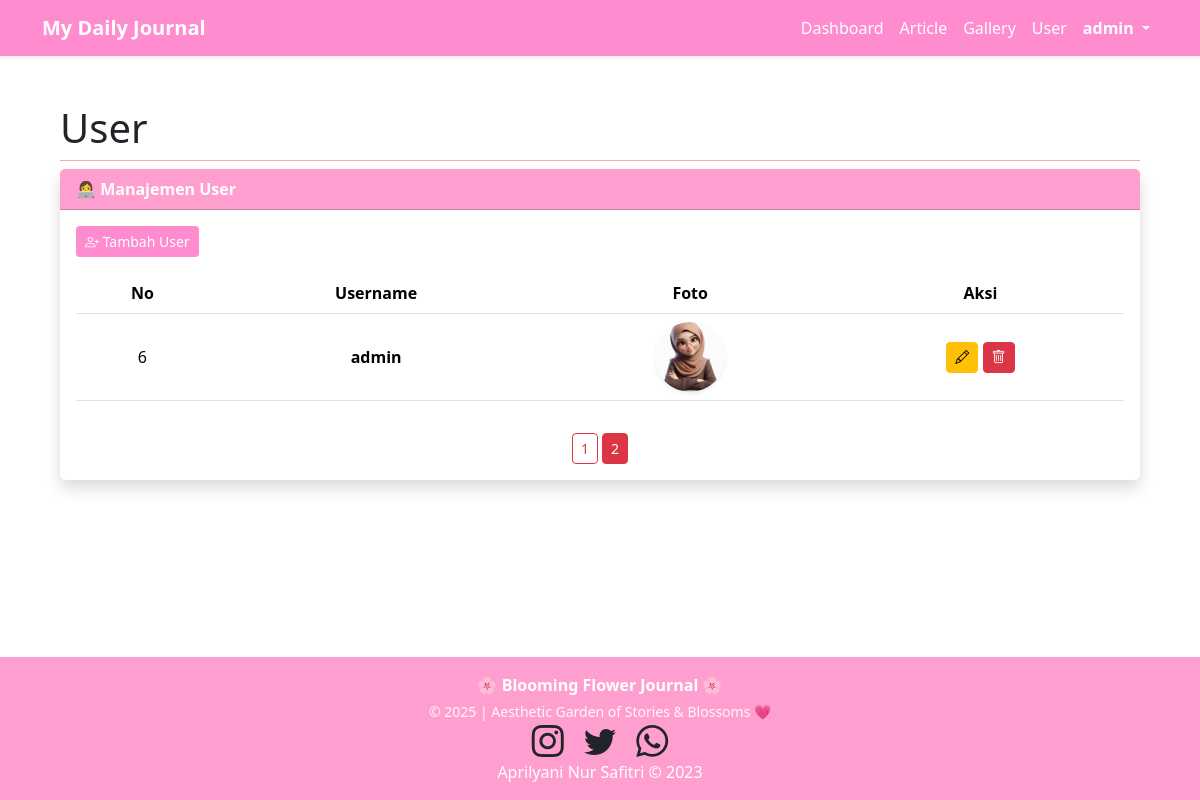
Screenshot of /admin.php?page=user&hal=2 (signed in) with the database file from the repository.
### tables this page shows
CREATE TABLE `user` (
  `id` int(11) NOT NULL,
  `username` varchar(50) NOT NULL,
  `password` text NOT NULL,
  `foto` text NOT NULL
);

### user.php (the view)
<?php
include "koneksi.php";
$limit = 5;
$hal = $_GET['hal'] ?? 1;
$start = ($hal-1)*$limit;
$data = mysqli_query($conn,"SELECT * FROM user ORDER BY id DESC LIMIT $start,$limit");
$total = mysqli_num_rows(mysqli_query($conn,"SELECT * FROM user"));
$pages = ceil($total/$limit);
?>
<div class="card shadow border-0">
<div class="card-header text-white fw-semibold" style="background:#ff9fcf;">
👩‍💻 Manajemen User
</div>
<div class="card-body">
<a href="admin.php?page=user_add" class="btn btn-sm mb-3 text-white" style="background:#ff8ccf;">
<i class="bi bi-person-plus"></i> Tambah User
</a>
<div class="table-responsive">
<table class="table table-hover align-middle text-center">
<thead style="background:#ffe0ef;">
<tr>
<th>No</th>
<th>Username</th>
<th>Foto</th>
<th>Aksi</th>
</tr>
</thead>
<tbody>
<?php $no=1+$start; while($d=mysqli_fetch_array($data)){ ?>
<tr>
<td><?= $no++ ?></td>
<td class="fw-semibold"><?= $d['username'] ?></td>
<td>
<img src="img/<?= $d['foto'] ?>" width="70" class="rounded-circle shadow-sm">
</td>
<td>
<a href="admin.php?page=user_edit&id=<?= $d['id'] ?>" class="btn btn-warning btn-sm">
<i class="bi bi-pencil"></i>
</a>
<a href="admin.php?page=user_delete&id=<?= $d['id'] ?>" class="btn btn-danger btn-sm"
onclick="return confirm('Hapus user ini?')">
<i class="bi bi-trash"></i>
</a>
</td>
</tr>
<?php } ?>
</tbody>
</table>
</div>
<div class="text-center mt-3">
<?php for($i=1;$i<=$pages;$i++){ ?>
<a href="admin.php?page=user&hal=<?= $i ?>"
class="btn btn-outline-danger btn-sm <?= ($hal==$i?'active':'') ?>">
<?= $i ?>
</a>
<?php } ?>
</div>
</div>
</div>

### admin.php (style rules this page uses)
html, body { height: 100%; }
body { display: flex; flex-direction: column; margin: 0; }

### rows the page displays
user: username "admin", foto (picture)

### other values shown
$_SESSION['username'] "admin"
$page "User"
